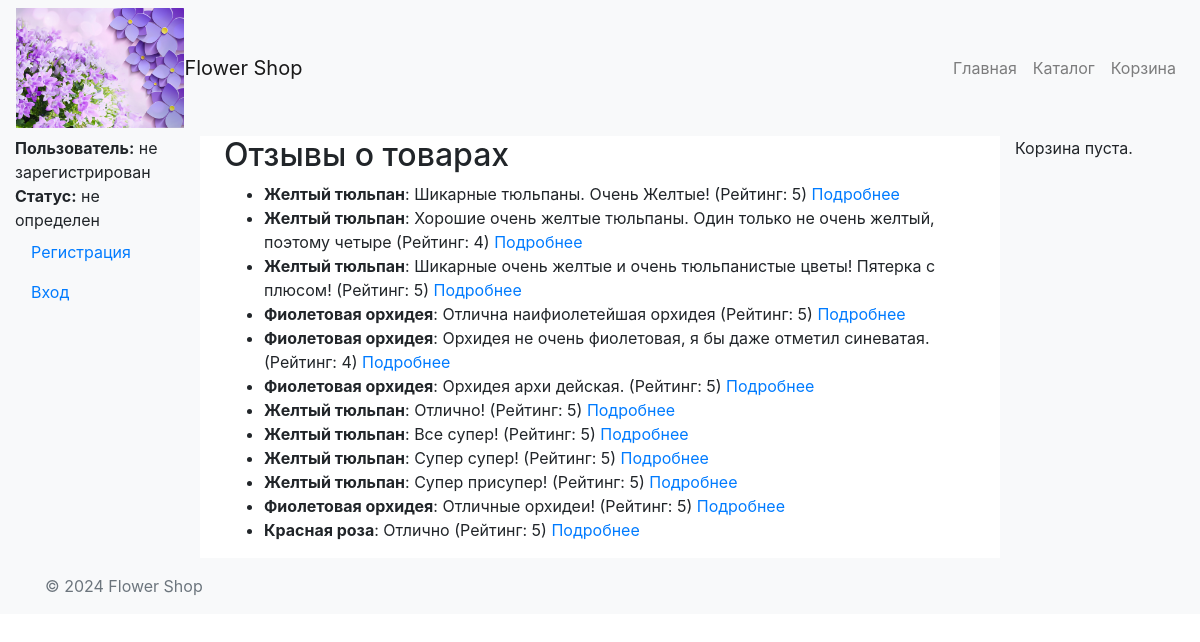
The app's page /reviews/ with its own data.
### main/models.py (models this page shows, shortened)
class BaseOtziv(models.Model):
    ID = models.AutoField(primary_key=True)
    ID_User = models.ForeignKey(settings.AUTH_USER_MODEL, on_delete=models.CASCADE)
    ID_Tovar = models.ForeignKey(Tovar, on_delete=models.CASCADE)
    Otziv = models.CharField(max_length=500)
    ReitingTovara = models.PositiveIntegerField(choices=[(i, i) for i in range(1, 6)])
    date_created =  models.DateTimeField(null=True, blank=True, default=None)

class Tovar(models.Model):
    ID = models.AutoField(primary_key=True)
    Nazvanie = models.CharField(max_length=255)
    Cena = models.DecimalField(max_digits=10, decimal_places=2)
    Img_url = models.URLField(max_length=255)
    Reiting = models.DecimalField(max_digits=3, decimal_places=2, default=0.00)
    Opisanie = models.TextField()
    ID_TipTovara = models.ForeignKey(Tip_Tovara, on_delete=models.CASCADE)
    ID_KategorTovara = models.ForeignKey(Kat_Tovara, on_delete=models.CASCADE)
    kolich_otzyv = models.IntegerField(default=0)

### reviews/views.py (the view)
# urls.py: path('', reviews_list, name='reviews_list'),  # Новый URL для списка отзывов
def reviews_list(request):
    reviews = BaseOtziv.objects.select_related('ID_Tovar').all()
    return render(request, 'reviews/reviews_list.html', {'reviews': reviews})

### reviews/templates/reviews/reviews_list.html (shortened to what this page needs)
{% extends 'main/base.html' %}
{% block content %}
    <h2>Отзывы о товарах</h2>
    <ul>
        {% for review in reviews %}
            <li>
                <strong>{{ review.ID_Tovar.Nazvanie }}</strong>: {{ review.Otziv }} (Рейтинг: {{ review.ReitingTovara }})
                <a href="{% url 'tovar_reviews' tovar_id=review.ID_Tovar.id %}">Подробнее</a>
            </li>
        {% endfor %}
    </ul>
{% endblock %}

### main/templates/main/base.html (shortened to what this page needs)
{% load static %}
<!doctype html>
<html lang="en">
<head>
    <link href="https://stackpath.bootstrapcdn.com/bootstrap/4.5.2/css/bootstrap.min.css" rel="stylesheet">
    <link href="{% static 'main/css/styles.css' %}" rel="stylesheet">
    <link href="{% static 'catalog/css/style.css' %}" rel="stylesheet">
</head>
<body>
    <nav class="navbar navbar-expand-lg navbar-light bg-light">
        <img src="{% static 'main/img/img_footer2.jpg' %}" alt="Logo" style="height: 120px; object-fit: cover;">
        <a class="navbar-brand" href="{% url 'index' %}">Flower Shop</a>
        <div class="collapse navbar-collapse" id="navbarNav">
            <ul class="navbar-nav ml-auto">
                <li class="nav-item">
                    <a class="nav-link" href="{% url 'index' %}">Главная</a>
                </li>
                <li class="nav-item">
                    <a class="nav-link" href="{% url 'catalog' %}">Каталог</a>
                </li>
                <li class="nav-item">
                    <a class="nav-link" href="{% url 'cart_detail' %}">Корзина</a>
                </li>
            </ul>
        </div>
    </nav>
    <div class="container-fluid">
        <div class="row">
            <nav class="col-md-3 col-lg-2 d-md-block bg-light sidebar">
                <div class="sidebar-sticky">
                    <ul class="nav flex-column">
                        {% if user.is_authenticated %}
                            <li class="nav-item">
                                <strong>Пользователь:</strong> {{ user.username }}
                            </li>
                            <li class="nav-item">
                                <strong>Статус:</strong> {{ user.StatusID.Status }}
                            </li>
                            <li class="nav-item">
                                <a class="nav-link" href="{% url 'logout' %}">Выход</a>
                            </li>
                        {% else %}
                            <li class="nav-item">
                                <strong>Пользователь:</strong> не зарегистрирован
                            </li>
                            <li class="nav-item">
                                <strong>Статус:</strong> не определен
                            </li>
                            <li class="nav-item">
                                <a class="nav-link" href="{% url 'register' %}">Регистрация</a>
                            </li>
                            <li class="nav-item">
                                <a class="nav-link" href="{% url 'login' %}">Вход</a>
                            </li>
                        {% endif %}
                    </ul>
                </div>
            </nav>
            <main role="main" class="col-md-7 ml-sm-auto col-lg-8 px-4">
                {% block content %}{% endblock %}
            </main>
            <aside class="col-md-2 bg-light" id="cart-sidebar">
                {% include 'orders/cart_info.html' %}
            </aside>
        </div>
    </div>
    <footer class="footer mt-auto py-3 bg-light">
        <div class="container">
            <span class="text-muted">© 2024 Flower Shop</span>
        </div>
    </footer>
</body>
</html>

### orders/templates/orders/cart_info.html
{% if cart_items %}
    <h4>Корзина</h4>
    <ul class="list-group">
        {% for item in cart_items %}
            <li class="list-group-item d-flex justify-content-between align-items-center">
                {{ item.tovar.Nazvanie }} - {{ item.cena }} руб.
                <span class="badge badge-primary badge-pill">{{ item.quantity }}</span>
            </li>
        {% endfor %}
    </ul>
    <p><strong>Общая сумма: {{ total_price }} руб.</strong></p>
    <a href="{% url 'cart_detail' %}" class="btn btn-primary mt-3">Перейти в корзину</a>
{% else %}
    <p>Корзина пуста.</p>
{% endif %}

### records on screen
BaseOtziv: ID_Tovar.Nazvanie "Желтый тюльпан", Otziv "Шикарные тюльпаны. Очень Желтые!", ReitingTovara "5"
BaseOtziv: ID_Tovar.Nazvanie "Желтый тюльпан", Otziv "Хорошие очень желтые тюльпаны. Один только не очень желтый, поэтому четыре", ReitingTovara "4"
BaseOtziv: ID_Tovar.Nazvanie "Желтый тюльпан", Otziv "Шикарные очень желтые и очень тюльпанистые цветы! Пятерка с плюсом!", ReitingTovara "5"
BaseOtziv: ID_Tovar.Nazvanie "Фиолетовая орхидея", Otziv "Отлична наифиолетейшая орхидея", ReitingTovara "5"
BaseOtziv: ID_Tovar.Nazvanie "Фиолетовая орхидея", Otziv "Орхидея не очень фиолетовая, я бы даже отметил синеватая.", ReitingTovara "4"
BaseOtziv: ID_Tovar.Nazvanie "Фиолетовая орхидея", Otziv "Орхидея архи дейская.", ReitingTovara "5"
BaseOtziv: ID_Tovar.Nazvanie "Желтый тюльпан", Otziv "Отлично!", ReitingTovara "5"
BaseOtziv: ID_Tovar.Nazvanie "Желтый тюльпан", Otziv "Все супер!", ReitingTovara "5"
BaseOtziv: ID_Tovar.Nazvanie "Желтый тюльпан", Otziv "Супер супер!", ReitingTovara "5"
BaseOtziv: ID_Tovar.Nazvanie "Желтый тюльпан", Otziv "Супер присупер!", ReitingTovara "5"
BaseOtziv: ID_Tovar.Nazvanie "Фиолетовая орхидея", Otziv "Отличные орхидеи!", ReitingTovara "5"
BaseOtziv: ID_Tovar.Nazvanie "Красная роза", Otziv "Отлично", ReitingTovara "5"
